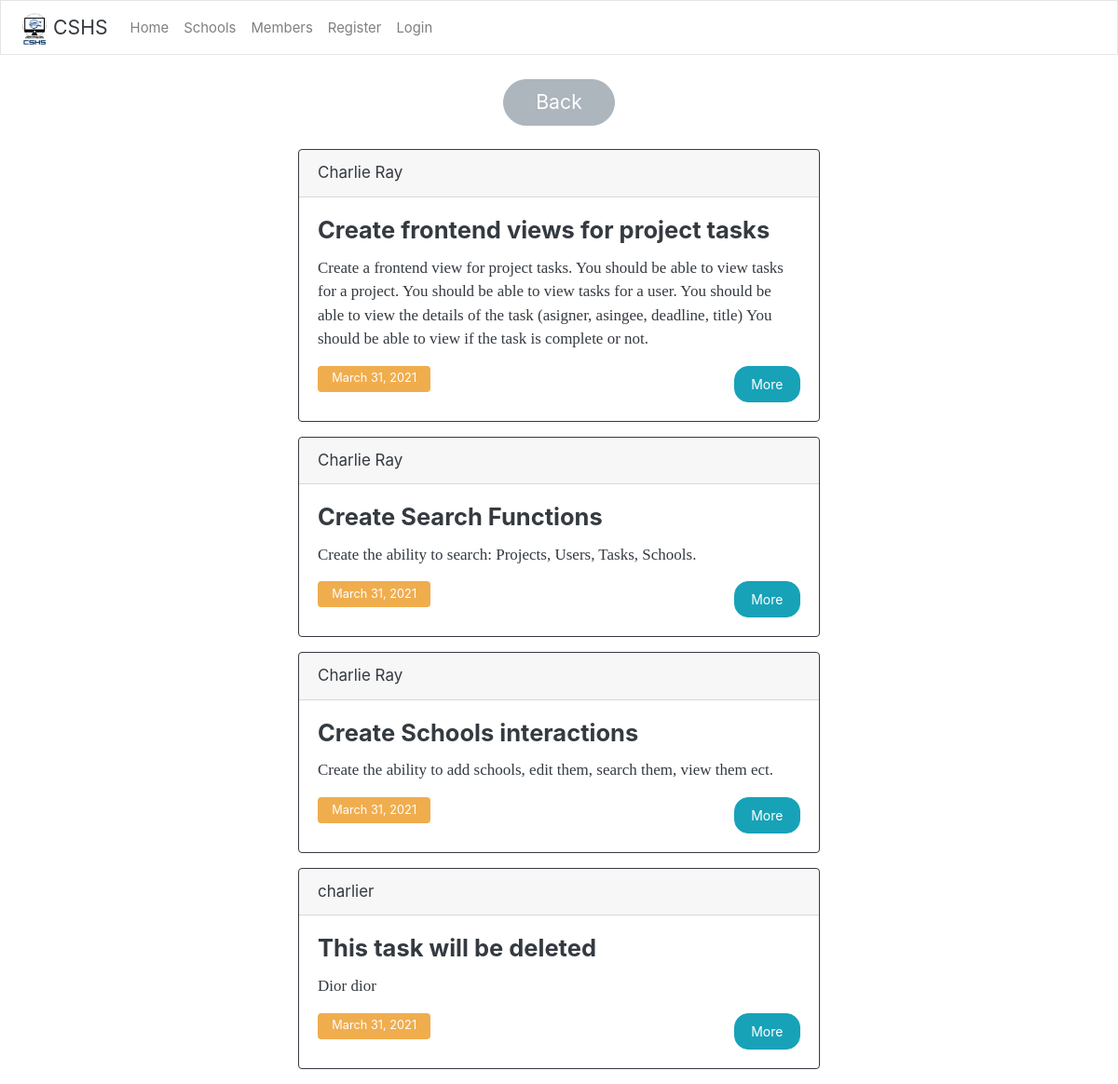
Page /projects/2/viewtasks/ on the committed database.
### projects/models.py (models this page shows)
class Task(models.Model):
    title = models.CharField(max_length=50)
    asignee = models.ForeignKey(settings.AUTH_USER_MODEL, on_delete=models.DO_NOTHING, related_name="tasks", null=False)
    asigner = models.ForeignKey(settings.AUTH_USER_MODEL, on_delete=models.DO_NOTHING, related_name="asigned_tasks", null=False)
    parent_project = models.ForeignKey(Project, on_delete=models.CASCADE, related_name="project_tasks", null=False)
    description = models.TextField()
    deadline = models.DateField(null=True)
    completed = models.BooleanField(default=False)

### users/models.py (models this page shows)
class User(AbstractUser):
    username = models.CharField(_("username"), max_length=100)
    email = models.EmailField(_('email address'), unique=True)
    USERNAME_FIELD = 'email'
    REQUIRED_FIELDS = ['username']
    objects = UserManager()

### projects/views.py (the view)
# urls.py: path("<int:project_id>/viewtasks/", views.view_tasks, name="view_tasks"),
def view_tasks(response, project_id):
    project = Project.objects.get(id=project_id)
    ut = Utility()
    tasks = ut.sort_by_completion(project.project_tasks.all())
    return render(response, "projects/viewtasks.html", {"project":project, "tasks":tasks})

### projects/utils.py (called while the page is built)
    @staticmethod
    def sort_by_completion(items, reverse=False):
        uncompleted = []
        completed = []
        for item in items:
            if item.completed:
                completed.append(item)
            else:
                uncompleted.append(item)
        if reverse:
            for item in uncompleted:
                completed.append(item)
            return completed
        for item in completed:
            uncompleted.append(item)
        return uncompleted

### projects/templates/projects/viewtasks.html (shortened to what this page needs)
{% extends "main/home.html" %}
{% load crispy_forms_tags %}
{% load project_functions %}
{% block constantcontent %}
    <br>
    <button type="button" class="btn btn-secondary btn-lg btn-block" style="width: 10%; margin: auto;" onclick="history.back()" role="button">Back</button>
    <br>
    <div id="tasks">
        {% for task in tasks %}
            <div class="card border-dark mb-3 task" style="max-width: 35rem;">
                <div class="card-header">{{task.asignee.username}}</div>
                <div class="card-body">
                <h4 class="card-title">{{task.title}}</h4>
                <p class="card-text task-description">{{task.description}}</p>
                <span class="badge badge-warning">{{task.deadline}}</span>
                <a type="button" class="btn btn-info" style="float: right;" href="/projects/{{project.id}}/viewtasks/{{task.id}}">More</a>
                </div>
            </div>
        {% endfor %}
    </div>
{% endblock %}

### projects/templates/projects/viewtasks.html (style rules this page uses)
.task { margin: auto; }
.task-description { max-height: 15em; text-overflow: ellipsis; overflow: hidden }

### rows in the picture
Task: asignee.username "Charlie Ray", title "Create frontend views for project tasks", description "Create a frontend view for project tasks. You should be able to view tasks for a project. You should be able to view tasks for a user. You should be able to view the details of the task (asigner, asingee, deadline, title) You should be able to view if the task is complete or not.", deadline "March 31, 2021"
Task: asignee.username "Charlie Ray", title "Create Search Functions", description "Create the ability to search: Projects, Users, Tasks, Schools.", deadline "March 31, 2021"
Task: asignee.username "Charlie Ray", title "Create Schools interactions", description "Create the ability to add schools, edit them, search them, view them ect.", deadline "March 31, 2021"
Task: asignee.username "charlier", title "This task will be deleted", description "Dior dior", deadline "March 31, 2021"
